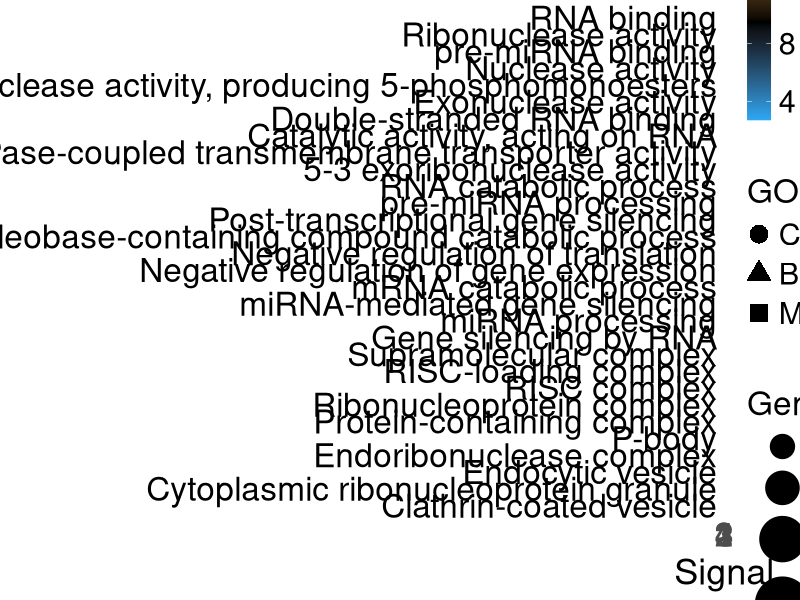
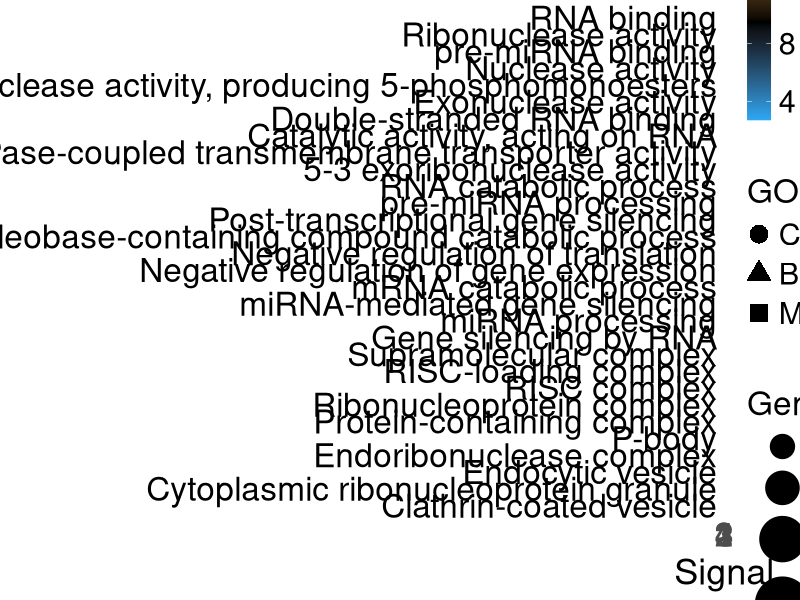

Reproduce these figures in R, in order.
# Install required packages, if required
install.packages("ggplot2")
install.packages("dplyr")
install.packages("tidytext")
install.packages("forcats")

# Load libraries
library(ggplot2)
library(dplyr)
library(tidytext)  # Needed for reorder_within()
library(forcats)   # For better factor handling

# Set working directory

# Load data
data <- read.csv("GO_data.csv")

# Extract GO enrichment results with appropriate columns
go_cc <- data.frame(ID = c("GO:0016442", "GO:0000932", "GO:0036464", "GO:1902555",
                           "GO:1990904", "GO:0030136", "GO:0032991", "GO:0070578",
                           "GO:0099080", "GO:0030139"), 
      Description = c("RISC complex", "P-body", "Cytoplasmic ribonucleoprotein granule",
                      "Endoribonuclease complex", "Ribonucleoprotein complex",
                      "Clathrin-coated vesicle", "Protein-containing complex",
                      "RISC-loading complex", "Supramolecular complex", "Endocytic vesicle"),
                    FDR = c(0.000000000099, 0.000000000851, 0.000000000261, 0.0000703, 
                            0.00000981, 0.00058, 0.0000000000213, 0.0019, 0.0000362, 0.0011),
                    Count = c(6, 8, 10, 4, 12, 4, 38, 2, 12, 4),
                    Signal = c(3.14, 2.53, 2.42, 1.26, 0.98, 0.95, 0.93, 0.87, 0.86, 0.86),
                    Category = "CC")

go_bp <- data.frame(ID = c("GO:0031047", "GO:0010629", "GO:0035196", "GO:0031054", "GO:0006401",
                           "GO:0006402", "GO:0016441", "GO:0035195", "GO:0017148", "GO:0034655"), 
      Description = c("Gene silencing by RNA", "Negative regulation of gene expression",
                      "miRNA processing", "pre-miRNA processing", "RNA catabolic process",
                      "mRNA catabolic process", "Post-transcriptional gene silencing", 
                      "miRNA-mediated gene silencing", "Negative regulation of translation",
                      "Nucleobase-containing compound catabolic process"),
                    FDR = c(0.0000000000000000983, 0.0000000000000000509, 0.000000000364, 
                            0.0000000695, 0.00000000254, 0.000000012, 0.000000256, 0.000000688, 
                            0.0000000665, 0.0000000265),
                    Count = c(13, 20, 7, 5, 10, 9, 5, 4, 8, 11),
                    Signal = c(4.29, 3.06, 2.88, 2.24, 2.18, 2.09, 2.03, 1.96, 1.93, 1.75),
                    Category = "BP")

go_mf <- data.frame(ID = c("GO:0003725", "GO:0003723", "GO:0004540", "GO:0004518", "GO:0140098",
                           "GO:0016896", "GO:0070883", "GO:0004534", "GO:0004527", "GO:0042626"), 
      Description = c("Double-stranded RNA binding", "RNA binding", "Ribonuclease activity",
                      "Nuclease activity", "Catalytic activity, acting on RNA",
                      "Exoribonuclease activity, producing 5-phosphomonoesters",
                      "pre-miRNA binding", "5-3 exoribonuclease activity", "Exonuclease activity",
                      "ATPase-coupled transmembrane transporter activity"),
                    FDR = c(0.00000000000355, 0.0000000000000000856, 0.000000131, 0.0000000295,
                            0.00000000638, 0.0000132, 0.000039, 0.0000574, 0.0000148, 0.00000265),
                    Count = c(9, 28, 8, 10, 14, 5, 3, 3, 6, 9),
                    Signal = c(3.29, 2.01, 1.82, 1.81, 1.6, 1.44, 1.41, 1.35, 1.33, 1.32),
                    Category = "MF")


# Combine all results
go_data <- bind_rows(go_cc, go_bp, go_mf)

# Verify data after merging
str(go_data)


# If not, convert FDR column to numeric in all data frames
go_cc$FDR <- as.numeric(go_cc$FDR)
go_bp$FDR <- as.numeric(go_bp$FDR)
go_mf$FDR <- as.numeric(go_mf$FDR)


# Convert FDR values to -log10 scale for better visualization
go_data$logFDR <- -log10(go_data$FDR)

# Convert 'Category' to a factor before plotting
go_data$Category <- factor(go_data$Category, levels = c("CC", "BP", "MF"))

# Plot with correct FDR legend
ggplot(go_data, aes(x = Signal, y = reorder(Description, as.numeric(Category)),
                    size = Count, color = logFDR, shape = Category)) +
  geom_point(alpha = NA) +
  scale_size_continuous(range = c(3, 20), breaks = c(5, 10, 20, 30), name = "Gene Count") +  # Adjust bubble size + Custom breaks
  scale_color_gradientn(colors = c("#2ca8f4", "black", "orange"), 
                        name = "-log10(FDR)") +  # Better color scaling
  scale_shape_manual(values = c(16, 17, 15),  # Different shapes for CC, BP, MF
                     guide = guide_legend(override.aes = list(size = 6))) +  # Increase legend shape size
  labs(x = "Signal", 
       y = NULL, 
       size = "Gene Count", 
       color = "logFDR", 
       shape = "GO Category") +
  theme_minimal() +
  theme(axis.text.y = element_text(size = 24, color = "black"), 
        axis.text.x = element_text(size = 24, face = "bold"),
        axis.title = element_text(size = 26),
        legend.text = element_text(size = 22), 
        legend.title = element_text(size = 24),
        legend.key.height = unit(1, "cm"),  # Adjust legend height
        legend.spacing.y = unit(1, "cm"))  # Adjust vertical spacing in legend

# Save the final figure
ggsave("GO_enrichment_plot.tif", width = 18, height = 16, dpi = 300)
